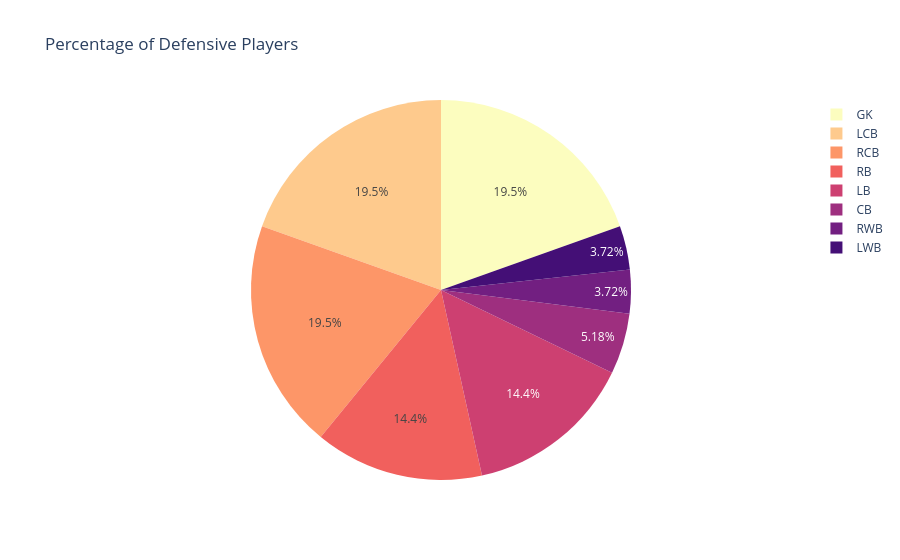

Here is the notebook cell this chart was saved with:
### Code cell
def_p = df_24_clean.query('club_position in @defence')

fig = px.pie(def_p, names='club_position', color_discrete_sequence=px.colors.sequential.Magma_r,
            title='Percentage of Defensive Players')
fig.show()

### Figure 1 — Plotly figure (JSON) as saved in the notebook; plotly's stock layout.template omitted (floating-point values rounded to 4 significant figures; data arrays with more than 128 entries replaced by an {"elided": "..."} marker saying what was removed)
{"data": [{"domain": {"x": [0, 1], "y": [0, 1]}, "hovertemplate": "club_position=%{label}<extra></extra>", "labels": {"elided": "3438 str values"}, "legendgroup": "", "name": "", "showlegend": true, "type": "pie"}], "layout": {"autosize": true, "legend": {"tracegroupgap": 0}, "piecolorway": ["#fcfdbf", "#feca8d", "#fd9668", "#f1605d", "#cd4071", "#9e2f7f", "#721f81", "#440f76", "#180f3d", "#000004"], "title": {"text": "Percentage of Defensive Players"}}}
